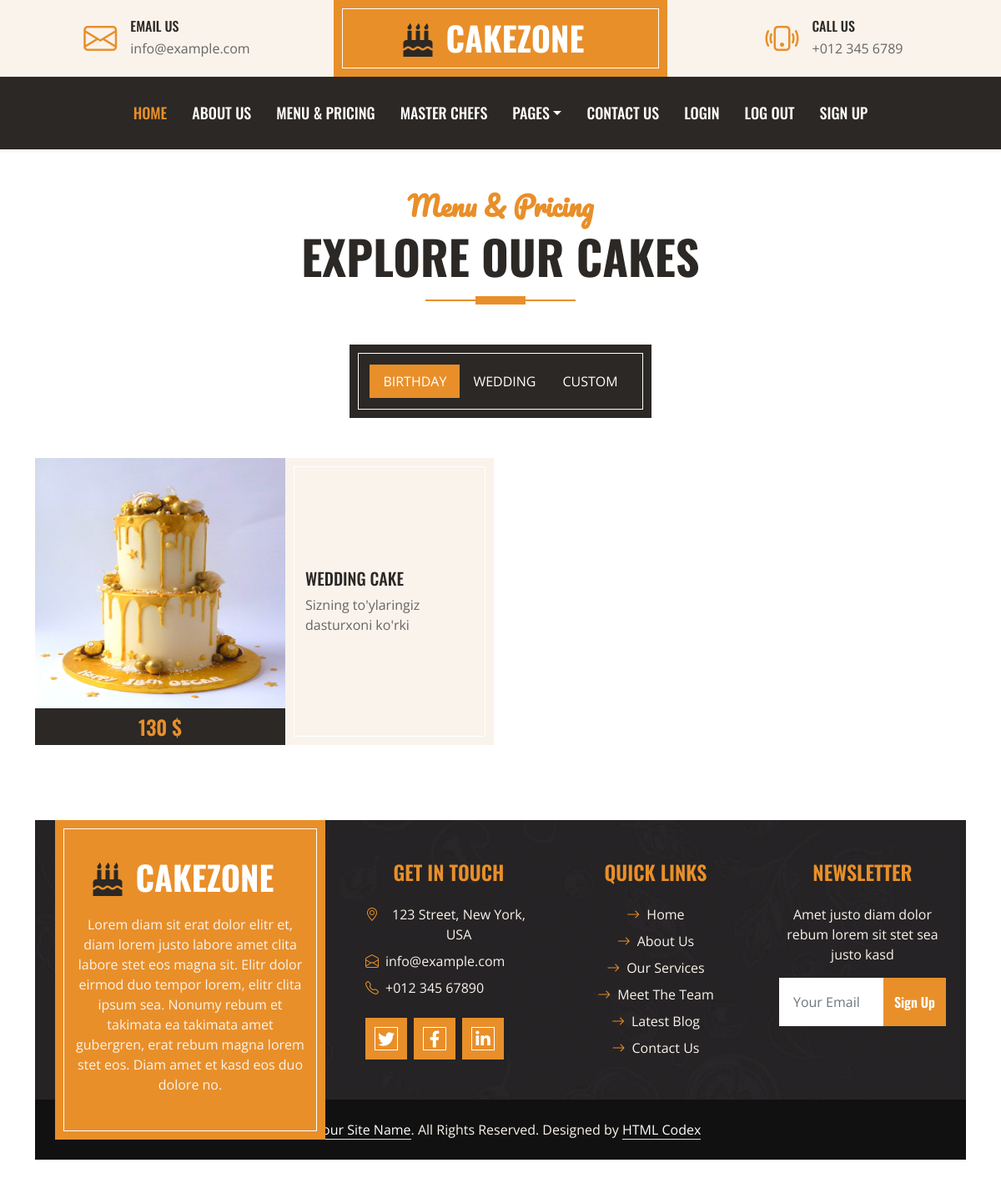
/blog/menu2/wedding-cake, run on the app's committed database.
### blog/models.py (models this page shows, shortened)
class Menu2(models.Model):
        name = models.CharField(max_length=100)
        price = models.IntegerField()
        bio = models.TextField()
        img = models.ImageField(upload_to='Menu2/img')
        slug = models.CharField(max_length=100)

### blog/views.py (the view)
# urls.py: path("menu2/<slug:menu2>", menu2Detail, name='menu2_detail_view'),
def menu2Detail(request, menu2):
    men2 = get_object_or_404(Menu2, slug=menu2)
    context = {
        "men2": men2
    }
    return render(request, "menu2Detail.html", context=context)

### templates/menu2Detail.html
{% extends 'base.html' %}
{% load static %}
{% block content %}
    <div class="container-fluid about py-5">
        <div class="container">
            <div class="section-title position-relative text-center mx-auto mb-5 pb-3" style="max-width: 600px;">
                <h2 class="text-primary font-secondary">Menu & Pricing</h2>
                <h1 class="display-4 text-uppercase">Explore Our Cakes</h1>
            </div>
            <div class="tab-class text-center">
                <ul class="nav nav-pills d-inline-flex justify-content-center bg-dark text-uppercase border-inner p-4 mb-5">
                    <li class="nav-item">
                        <a class="nav-link text-white active" data-bs-toggle="pill" href="#tab-1">Birthday</a>
                    </li>
                    <li class="nav-item">
                        <a class="nav-link text-white" data-bs-toggle="pill" href="#tab-2">Wedding</a>
                    </li>
                    <li class="nav-item">
                        <a class="nav-link text-white" data-bs-toggle="pill" href="#tab-3">Custom</a>
                    </li>
                </ul>
                    <div id="tab-2" class="tab-pane fade show p-0">
                        <div class="row g-3">
                            <div class="col-lg-6">
                                <div class="d-flex h-100">
                                    <div class="flex-shrink-0">
                                        <img class="img-fluid"  src="{{men2.img.url}}" alt="" style="width: 300px; height: 300px;">
                                        <h4 class="bg-dark text-primary p-2 m-0">{{men2.price}} $</h4>
                                    </div>
                                    <div class="d-flex flex-column justify-content-center text-start bg-secondary border-inner px-4">
                                        <h5 class="text-uppercase">{{men2.name}}</h5>
                                        <span>{{men2.bio}}</span>
                                    </div>
                                </div>
                            </div>
                        </div>
                    </div>
{% endblock content %}

### static/css/style.css (style rules this page uses)
:root { --primary: #E88F2A; --secondary: #FAF3EB; --light: #FFFFFF; --dark: #2B2825; }
.font-secondary { font-family: 'Pacifico', cursive; }
h1, h2, .font-weight-bold { font-weight: 700 !important; }
h3, h4, .font-weight-semi-bold { font-weight: 600 !important; }
h5, h6, .font-weight-medium { font-weight: 500 !important; }
.border-inner { position: relative; }
.border-inner * { position: relative; z-index: 1; }
.border-inner::before { position: absolute; content: ""; top: 10px; right: 10px; bottom: 10px; left: 10px; background: none; border: 1px solid var(--light); z-index: 0; }
.section-title::before { position: absolute; content: ""; width: 60px; height: 10px; left: 50%; bottom: 0; margin-left: -30px; background: var(--primary); }
.section-title::after { position: absolute; content: ""; width: 180px; height: 2px; left: 50%; bottom: 4px; margin-left: -90px; background: var(--primary); }

### data on the page
Menu2: img (picture), price "130", name "WEDDING CAKE", bio "Sizning to'ylaringiz dasturxoni ko'rki"
